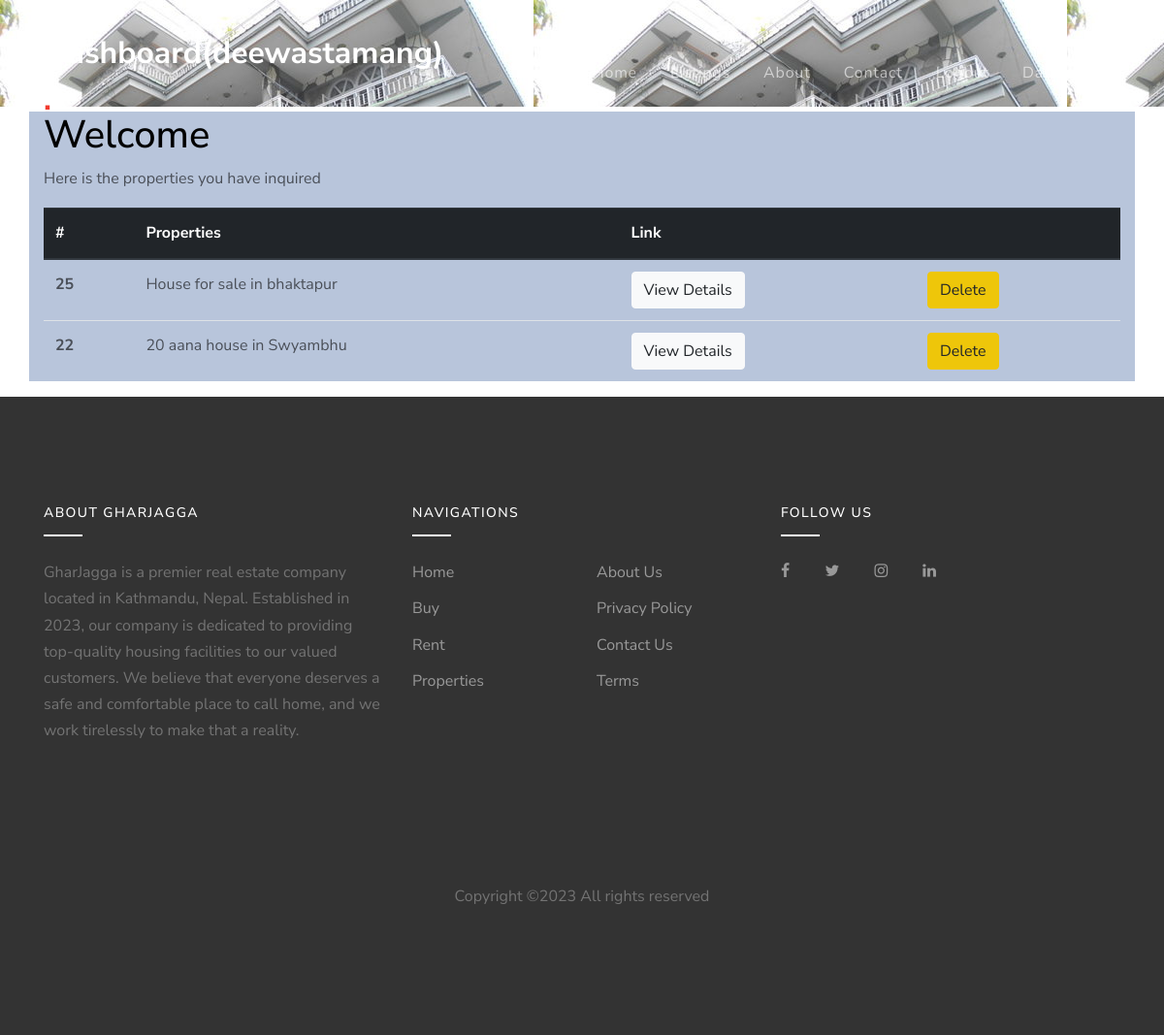
The page /accounts/dashboard/ (signed in) on the database its author committed.
### contacts/models.py (models this page shows, shortened)
class Contact(models.Model):
    listing = models.CharField(max_length=200)
    listing_id = models.IntegerField()
    name = models.CharField(max_length=200)
    email = models.CharField(max_length=100)
    phone = models.CharField(max_length=100)
    message = models.TextField(blank=True)
    contact_date = models.DateTimeField(default=datetime.now, blank=True)
    user_id = models.IntegerField(blank=True)

### accounts/views.py (the view)
# urls.py: path('dashboard/', views.dashboard, name='dashboard'),
def dashboard(request):
    user_contacts = Contact.objects.order_by('-contact_date').filter(user_id=request.user.id)
    contaxt = {
        'contacts': user_contacts
    }
    return render(request, 'accounts/dashboard.html', contaxt)

### templates/accounts/dashboard.html (shortened to what this page needs)
{% extends "headfoot.html" %}
{% load static %}
{% block brandname %}
    Dashboard({{user.username}})
{% endblock brandname %}
{% block slider %}
  <div style="background-image: url({% static "images/hero_bg_3.jpg" %});height:110px;width: 100%;"></div>
    <div style="margin-top:5px;margin-bottom:5px;background-color:#b8c5db;" class="container">
    	<h1 style="color:black;">Welcome {{ user.first_name }} {{user.last_name}}</h1>
		<table class="table">
			<p>Here is the properties you have inquired</p>
		  <thead class="thead-dark">
		    <tr>
		      <th scope="col">#</th>
		      <th scope="col">Properties</th>
		      <th scope="col">Link</th>
		      <th scope="col"></th>
		    </tr>
		  </thead>
		  <tbody>
		  	{% if contacts %}
		  	{% for contact in contacts %}
		    <tr>
		      <th scope="row">{{ contact.id }}</th>
		      <td>{{ contact.listing }}</td>
		      <td>
		      	<a class="btn btn-light" href="{% url 'listing' contact.listing_id %}">View Details</a>
		      </td>
		      <td>
		      	<button type="button" class="btn btn-warning" data-toggle="modal" data-target="#exampleModal">Delete</button>
		      </td>
		    </tr>
		    {% endfor %}
		    {% else %}
		        <tr>
		        	<td>You haven't Inquired yet</td>
		        </tr>
		    {% endif %}
		  </tbody>
	</table>
    </div>
{% endblock %}

### static/css/style.css (style rules this page uses)
body { line-height: 1.7; color: rgba(0, 0, 0, 0.6); font-weight: 400; font-size: 1rem; font-family: "Roboto Mono", SFMono-Regular, Menlo, Monaco, Consolas, "Liberation Mono", "Courier New", monospace; font-family: "Nunito Sans", -apple-system, BlinkMacSystemFont, "Segoe UI", Roboto, "Helvetica Neue", Arial, sans-serif, "Apple Color Emoji", "Segoe UI Emoji", "Segoe UI Symbol", "Noto Color Emoji"; }
a { -webkit-transition: .3s all ease; -o-transition: .3s all ease; transition: .3s all ease; }
.btn { position: relative; top: 0; }

### rows shown on the page
Contact: id "25", listing "House for sale in bhaktapur"
Contact: id "22", listing "20 aana house in Swyambhu"

### other values the page prints
{{ user.username }} "deewastamang"
